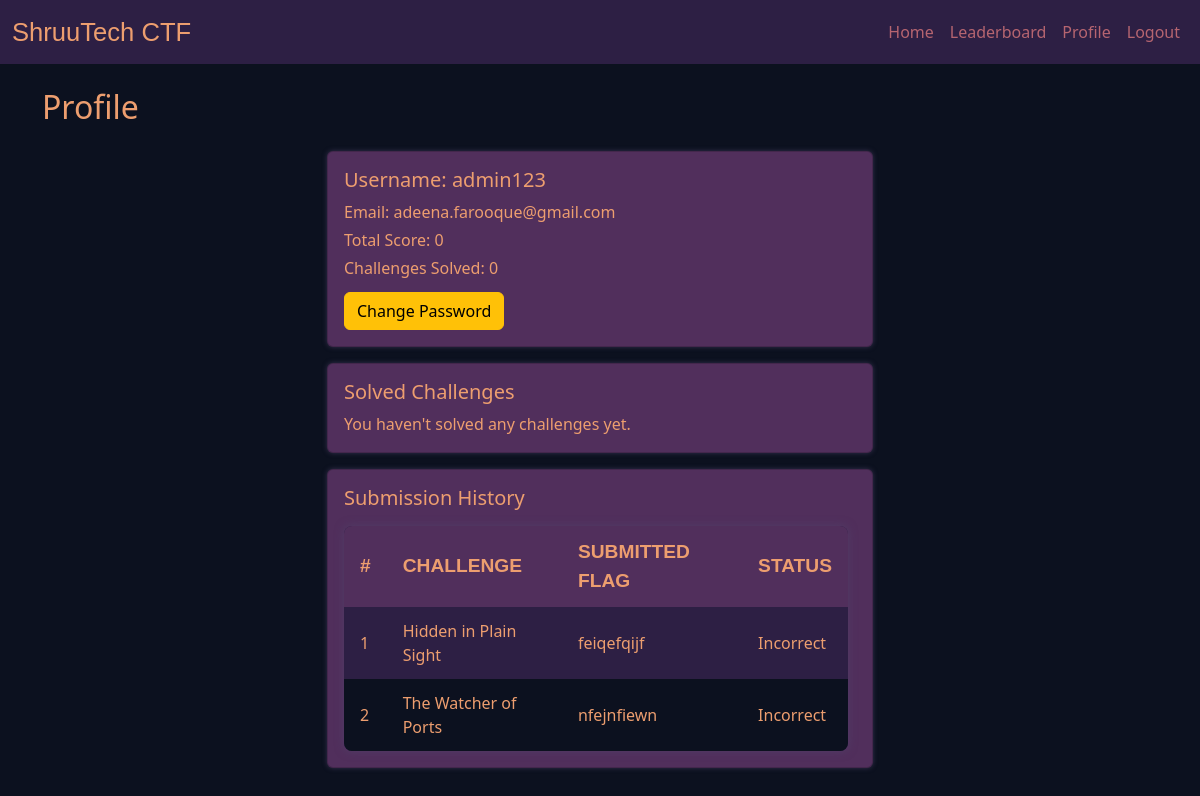
The app's page /profile (signed in), older data.
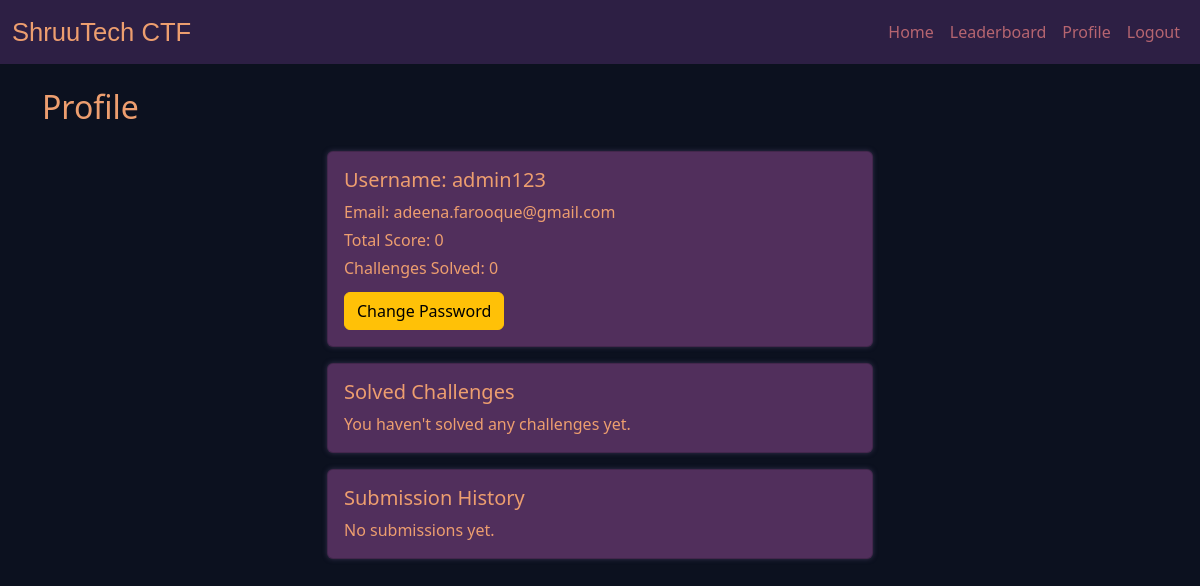
The same page, newer data.
### tables this page shows
CREATE TABLE submissions (
    id INTEGER PRIMARY KEY AUTOINCREMENT,
    user_id INTEGER,
    challenge_id INTEGER,
    flag TEXT,
    status TEXT,
    timestamp DATETIME DEFAULT CURRENT_TIMESTAMP,
    FOREIGN KEY(user_id) REFERENCES users(id),
    FOREIGN KEY(challenge_id) REFERENCES challenges(id)
);

CREATE TABLE challenges (
    id INTEGER PRIMARY KEY,
    title TEXT,
    hint TEXT,
    path_shown BOOLEAN,
    flag TEXT,
    points INTEGER
);

### app.py (the view)
@app.route("/profile")
@login_required
def profile():
    user_id = session["user_id"]
    user_row = query_db("SELECT username, email, total_score FROM users WHERE id=?", (user_id,), one=True)
    if not user_row:
        flash("User not found.", "danger")
        return redirect(url_for("index"))
    challenges_solved = [dict(r) for r in query_db(
        "SELECT c.id, c.title FROM challenges c JOIN submissions s ON s.challenge_id=c.id WHERE s.user_id=? AND s.status='Correct' GROUP BY c.id", (user_id,)
    )]
    submissions = [dict(r) for r in query_db(
        "SELECT c.title as challenge_title, s.flag, s.status, s.timestamp FROM submissions s JOIN challenges c ON s.challenge_id=c.id WHERE s.user_id=? ORDER BY s.timestamp DESC", (user_id,)
    )]
    user = {**dict(user_row), "challenges_solved": challenges_solved, "submissions": submissions}
    return render_template("profile.html", user=user, current_page="profile")

### app.py (called while the page is built)
def get_db():
    conn = sqlite3.connect(DB_PATH)
    conn.row_factory = sqlite3.Row
    return conn

def query_db(query, args=(), one=False, commit=False):
    conn = get_db()
    cur = conn.cursor()
    cur.execute(query, args)
    if commit:
        conn.commit()
    rv = cur.fetchall()
    conn.close()
    return (rv[0] if rv else None) if one else rv

def login_required(func):
    from functools import wraps
    @wraps(func)
    def wrapper(*args, **kwargs):
        if not session.get("user_id"):
            flash("Please login first.", "warning")
            return redirect(url_for("login"))
        return func(*args, **kwargs)
    return wrapper

### templates/profile.html
{% extends "layout.html" %}
{% block content %}
<h2 class="mb-4">Profile</h2>
{% if session.get('user_id') %}
<div class="row">
    <div class="col-12 col-md-6 mx-auto">
        <div class="card mb-3">
            <div class="card-body">
                <h5 class="card-title">Username: {{ user.username }}</h5>
                <p class="card-text">Email: {{ user.email }}</p>
                <p class="card-text">Total Score: {{ user.total_score }}</p>
                <p class="card-text">Challenges Solved: {{ user.challenges_solved|length }}</p>
                <a href="{{ url_for('change_password') }}" class="btn btn-warning mt-2">
                    Change Password
                </a>
            </div>
        </div>
        <div class="card mb-3">
            <div class="card-body">
                <h5 class="card-title">Solved Challenges</h5>
                {% if user.challenges_solved %}
                <table>
                    <tbody>
                        {% for challenge in user.challenges_solved %}
                        <tr>
                            <td>{{ loop.index }}</td>
                            <td>{{ challenge.title }}</td>
                        </tr>
                        {% endfor %}
                    </tbody>
                </table>
                {% else %}
                <p class="card-text">You haven't solved any challenges yet.</p>
                {% endif %}
            </div>
        </div>
        <div class="card mb-3">
            <div class="card-body">
                <h5 class="card-title">Submission History</h5>
                {% if user.submissions %}
                <table>
                    <thead>
                        <tr>
                            <th>#</th>
                            <th>Challenge</th>
                            <th>Submitted Flag</th>
                            <th>Status</th>
                        </tr>
                    </thead>
                    <tbody>
                        {% for submission in user.submissions %}
                        <tr>
                            <td>{{ loop.index }}</td>
                            <td>{{ submission.challenge_title }}</td>
                            <td>{{ submission.flag }}</td>
                            <td>{{ submission.status }}</td>
                        </tr>
                        {% endfor %}
                    </tbody>
                </table>
                {% else %}
                <p class="card-text">No submissions yet.</p>
                {% endif %}
            </div>
        </div>
    </div>
</div>
{% else %}
<p>Please <a href="{{ url_for('login') }}">login</a> to view your profile.</p>
{% endif %}
{% endblock %}

Row changes from the older to the newer data that the page shows:
removed submissions: challenge_title "Hidden in Plain Sight", flag "feiqefqijf", status "Incorrect"
removed submissions: challenge_title "The Watcher of Ports", flag "nfejnfiewn", status "Incorrect"
Text that changed along with them:
text no longer shown: "# CHALLENGE SUBMITTED FLAG STATUS"
text now shown: "No submissions yet."
